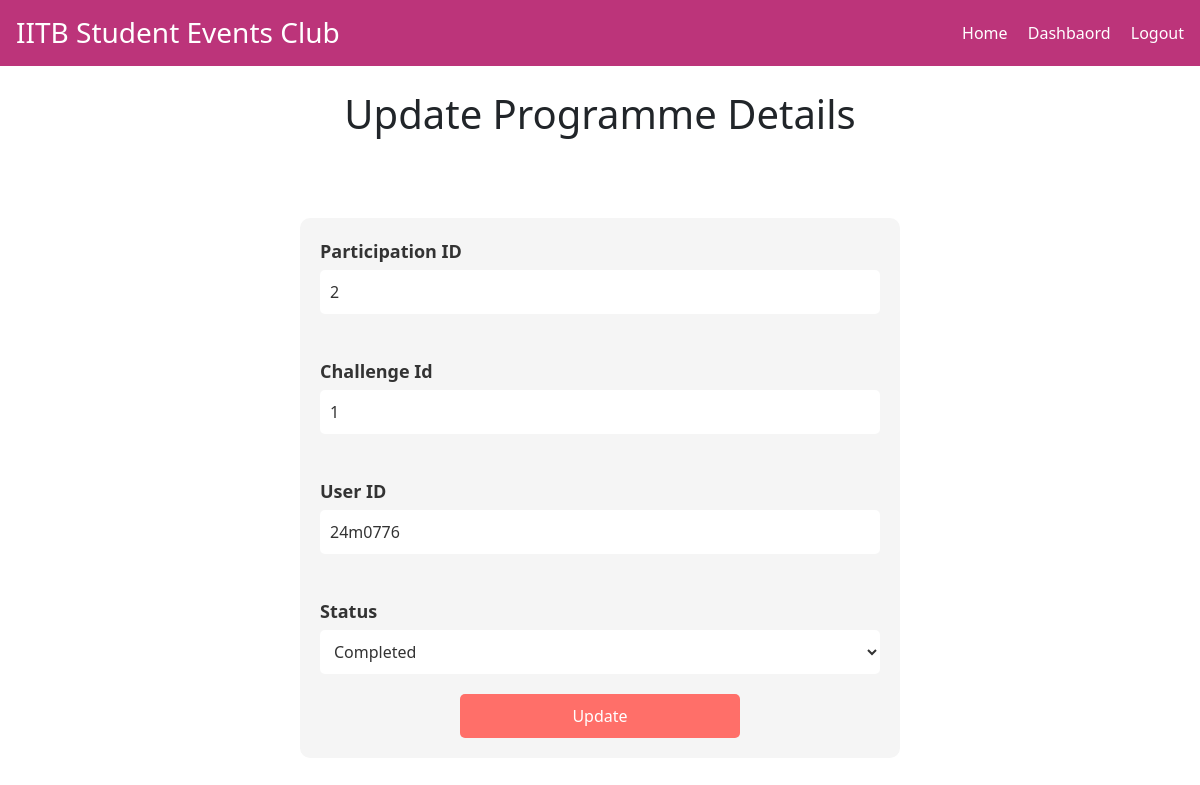
The app's page /updatecp/2 (signed in) with its own data.
### wellness/models.py (models this page shows)
class ChallengeParticipation(db.Model):
    cpid = db.Column(db.Integer, primary_key=True)
    chid = db.Column(db.Integer)
    uid = db.Column(db.Integer)
    status = db.Column(db.String(25))
    chregtime = db.Column(db.DateTime, default=datetime.now(timezone.utc))

### wellness/main.py (the view, shortened to what this page needs)
@main.route("/updatecp/<int:cpid>", methods=['GET', 'POST'])
@login_required
def update_chpar(cpid):
    cp = ChallengeParticipation.query.get_or_404(cpid)
    print(cp.cpid, cp.chid, cp.uid, cp.chregtime)
    print("hello")
    return render_template("updatechparticipation.html", cp=cp)

### wellness/__init__.py (called while the page is built)
def create_app():
    app = Flask(__name__)
    app.config['DEBUG'] = True
    app.config['SECRET_KEY'] = "secret-key"
    app.config["SQLALCHEMY_DATABASE_URI"] = "sqlite:///db.sqlite"
    db.init_app(app)
    login_manager = LoginManager()
    login_manager.login_view = "auth.login"
    login_manager.init_app(app)
    from wellness.models import User
    @login_manager.user_loader
    def load_user(id):
        return User.query.get(id)
    from .main import main as main_blueprint
    app.register_blueprint(main_blueprint)
    from .auth import auth as auth_blueprint
    app.register_blueprint(auth_blueprint)
    return app

### wellness/templates/updatechparticipation.html (shortened to what this page needs)
<!DOCTYPE html>
<html xmlns:th="http://www.thymeleaf.org">
<head>
<link href="https://cdn.jsdelivr.net/npm/bootstrap@5.0.2/dist/css/bootstrap.min.css" rel="stylesheet">
</head>
<body>
  <div class="navbar">
    <h3>IITB Student Events Club</h3>
    <div>
        <a href="/adminhome">Home</a>
        <a href="/dashboard">Dashbaord</a>
        <a href="/logout">Logout</a>
    </div>
  </div>
  <br>
		<h1>Update Programme Details</h1>
		<br><br><br>
		<form class = "colorful-form" id = "newprogram" action="{{ url_for('main.update_chpar', cpid=cp.cpid) }}" method="post">
			  <div class="form-group">
			    <label for="exampleInputName" class="form-label">Participation ID</label>
			    <input type="text" name="cpid" class="form-input" value="{{ cp.cpid }}" id="exampleInputEmail1" readonly>
			  </div>
			  <br>
			  <div class="form-group">
			    <label for="exampleInputStart" class="form-label">Challenge Id</label>
			    <input type="text" name="chid" class="form-input" value="{{ cp.chid }}" id="exampleInputStart" aria-describedby="emailHelp" readonly>
			  </div>
			  <br>
			  <div class="form-group">
			    <label for="exampleInputEnd" class="form-label">User ID</label>
			    <input type="text" name="uid" class="form-input" value="{{ cp.uid }}" id="exampleInputEnd" aria-describedby="emailHelp" readonly>
			  </div>
			  <br>
			  <div class="form-group">
          <label for="exampleInputStatus" class="form-label">Status</label>
          <select name="status" class="form-input" id="exampleInputStatus" required>
            <option value="COMPLETED" {% if cp.status == "COMPLETED" %}selected{% endif %}>Completed</option>
          </select>
        </div>
			  <button type="submit" class="form-button">Update</button>
		</form>
</body>
</html>

### wellness/templates/updatechparticipation.html (style rules this page uses)
.colorful-form { width:50%; margin: auto; padding: 20px; background-color: #f5f5f5; border-radius: 10px; }
.form-group { margin-bottom: 20px; }
.form-label { display: block; font-weight: bold; margin-bottom: 5px; color: #333; font-size:large }
.form-input { width: 100%; padding: 10px; border: none; background-color: #fff; color: #333; border-radius: 5px; }
.form-button { display: block; width: 50%; margin:auto; padding: 10px; background-color: #ff6f69; color: #fff; border: none; border-radius: 5px; cursor: pointer; transition: background-color 0.3s ease; }
h1 { text-align:center; }
.navbar { background-color: rgb(188, 52, 122); color: white; padding: 1rem; display: flex; justify-content: space-between; align-items: center; }
.navbar h3 { margin: 0; }
.navbar a { color: white; text-decoration: none; margin-left: 1rem; }

### records on screen
ChallengeParticipation: cpid "2", chid "1", uid "24m0776", status "Completed"
